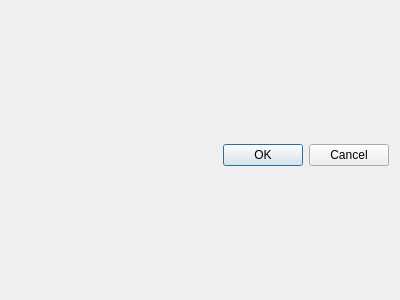
<?xml version="1.0" encoding="UTF-8"?>
<ui version="4.0">
 <class>Dialog</class>
 <widget class="QDialog" name="Dialog">
  <property name="geometry">
   <rect>
    <x>0</x>
    <y>0</y>
    <width>400</width>
    <height>300</height>
   </rect>
  </property>
  <property name="windowTitle">
   <string>New table</string>
  </property>
  <property name="windowIcon">
   <iconset resource="res.qrc">
    <normaloff>:/ico/table_add.ico</normaloff>:/ico/table_add.ico</iconset>
  </property>
  <layout class="QGridLayout" name="gridLayout" rowstretch="0,0" columnstretch="0">
   <property name="sizeConstraint">
    <enum>QLayout::SetDefaultConstraint</enum>
   </property>
   <item row="0" column="0">
    <layout class="QGridLayout" name="gridLayoutTable" columnstretch="0">
     <property name="topMargin">
      <number>10</number>
     </property>
    </layout>
   </item>
   <item row="1" column="0">
    <widget class="QDialogButtonBox" name="buttonBox">
     <property name="orientation">
      <enum>Qt::Horizontal</enum>
     </property>
     <property name="standardButtons">
      <set>QDialogButtonBox::Cancel|QDialogButtonBox::Ok</set>
     </property>
    </widget>
   </item>
  </layout>
 </widget>
 <resources>
  <include location="res.qrc"/>
 </resources>
 <connections>
  <connection>
   <sender>buttonBox</sender>
   <signal>accepted()</signal>
   <receiver>Dialog</receiver>
   <slot>accept()</slot>
   <hints>
    <hint type="sourcelabel">
     <x>248</x>
     <y>254</y>
    </hint>
    <hint type="destinationlabel">
     <x>157</x>
     <y>274</y>
    </hint>
   </hints>
  </connection>
  <connection>
   <sender>buttonBox</sender>
   <signal>rejected()</signal>
   <receiver>Dialog</receiver>
   <slot>reject()</slot>
   <hints>
    <hint type="sourcelabel">
     <x>316</x>
     <y>260</y>
    </hint>
    <hint type="destinationlabel">
     <x>286</x>
     <y>274</y>
    </hint>
   </hints>
  </connection>
 </connections>
</ui>
